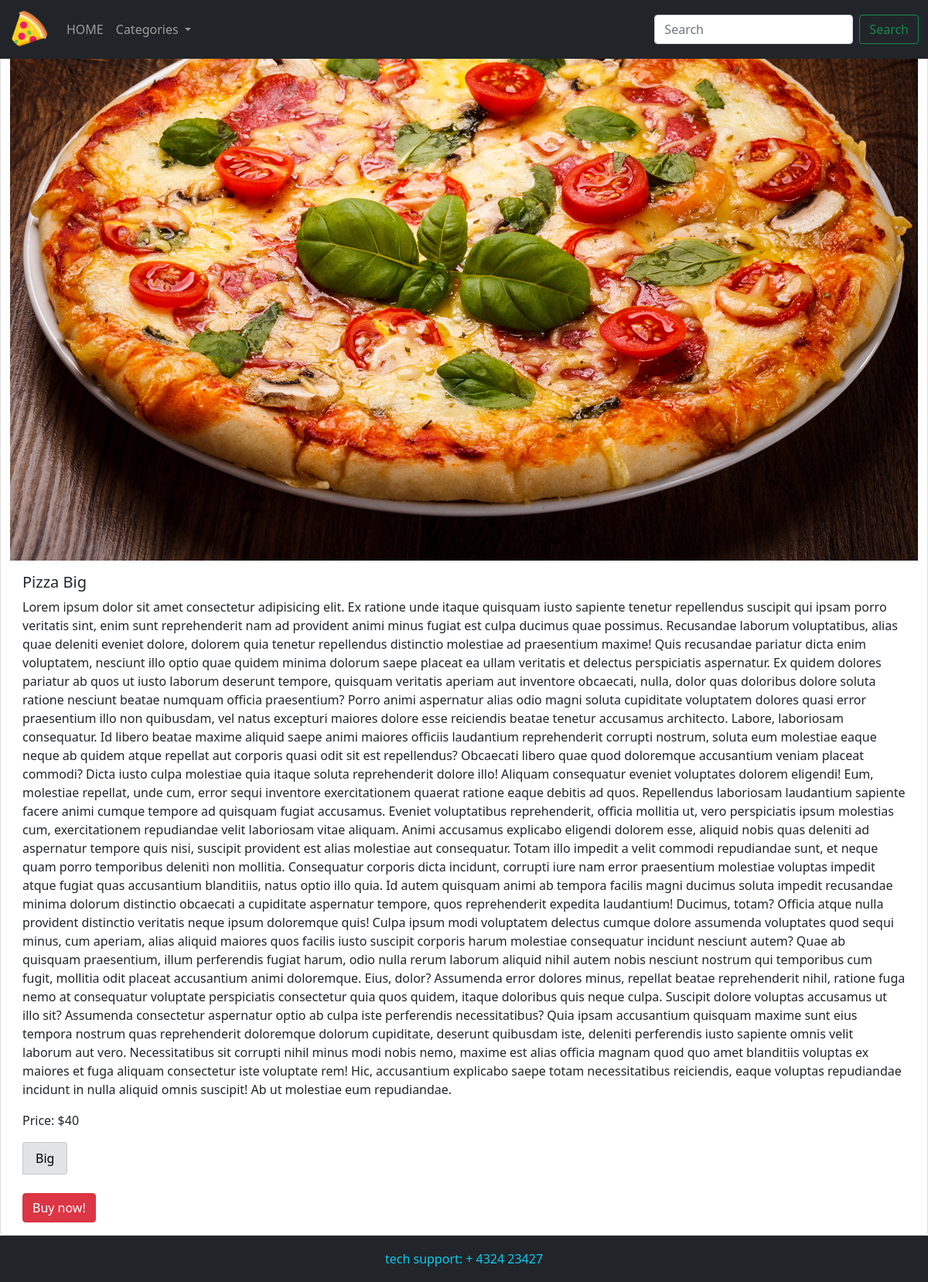
The app's page /products/5/ with its own data.
### store/models.py (models this page shows, shortened)
class Product(models.Model):
    title = models.CharField(max_length=255, db_index=True)
    info = models.TextField(blank=True)
    price = models.IntegerField(default=0)
    categories = models.ManyToManyField("Category", blank=True, related_name="products")
    image = models.ImageField(upload_to="images/", default="image/default.jpg")

class Category(models.Model):
    title = models.CharField(max_length=255)
    def get_absolute_url(self):
        return reverse("category_detail_url", kwargs={"pk": self.pk})

### store/views.py (the view)
# urls.py: path('products/<int:pk>/', ProductDetailView.as_view(), name="product_detail_url"),
class ProductDetailView(DetailView, CategoryMixin):
    model = Product

### store/utils.py (called while the page is built)
    def get_context_data(self, **kwargs):
        context = super().get_context_data(**kwargs)
        context['category_list'] = Category.objects.all()
        return context

### store/templates/store/product_detail.html (shortened to what this page needs)
{% extends "store/index.html" %}
{% block content %}
<div class="card">
    <img src="{{ product.image.url}}" class="card-img-top" alt="Pizza">
    <div class="card-body">
        <h5 class="card-title">{{ product.title }}</h5>
        <p class="card-text">{{ product.info }}</p>
        <p class="card-text">Price: ${{ product.price }}</p>
        <ul class="list-group list-group-horizontal">
            {% for category in product.categories.all %}
            <li class="list-group-item list-group-item-secondary">
                <a class="link-category"
                 href="{{ category.get_absolute_url }}">{{ category.title }}</a>
                </li>
            {% endfor %}
        </ul>
        <br>
        <button type="button" class="btn btn-danger" data-bs-toggle="modal" data-bs-target="#exampleModal">
            Buy now!
        </button>
    </div>
</div>
{% endblock content %}

### static/css/style.css (style rules this page uses)
a { text-decoration: none; }
.link-category { color: black; }

### records on screen
Product: image (picture), title "Pizza Big", info "Lorem ipsum dolor sit amet consectetur adipisicing elit. Ex ratione unde itaque quisquam iusto sapiente tenetur repellendus suscipit qui ipsam porro veritatis sint, enim sunt reprehenderit nam ad provident animi minus fugiat est culpa ducimus quae possimus. Recusandae laborum voluptatibus, alias quae deleniti eveniet dolore, dolorem quia tenetur repellendus distinctio molestiae ad praesentium maxime! Quis recusandae pariatur dicta enim voluptatem, nesciunt illo optio quae quidem minima dolorum saepe placeat ea ullam veritatis et delectus perspiciatis aspernatur. Ex quidem dolores pariatur ab quos ut iusto laborum deserunt tempore, quisquam veritatis aperiam aut inventore obcaecati, nulla,…", price "40"
Category: title "Big"
